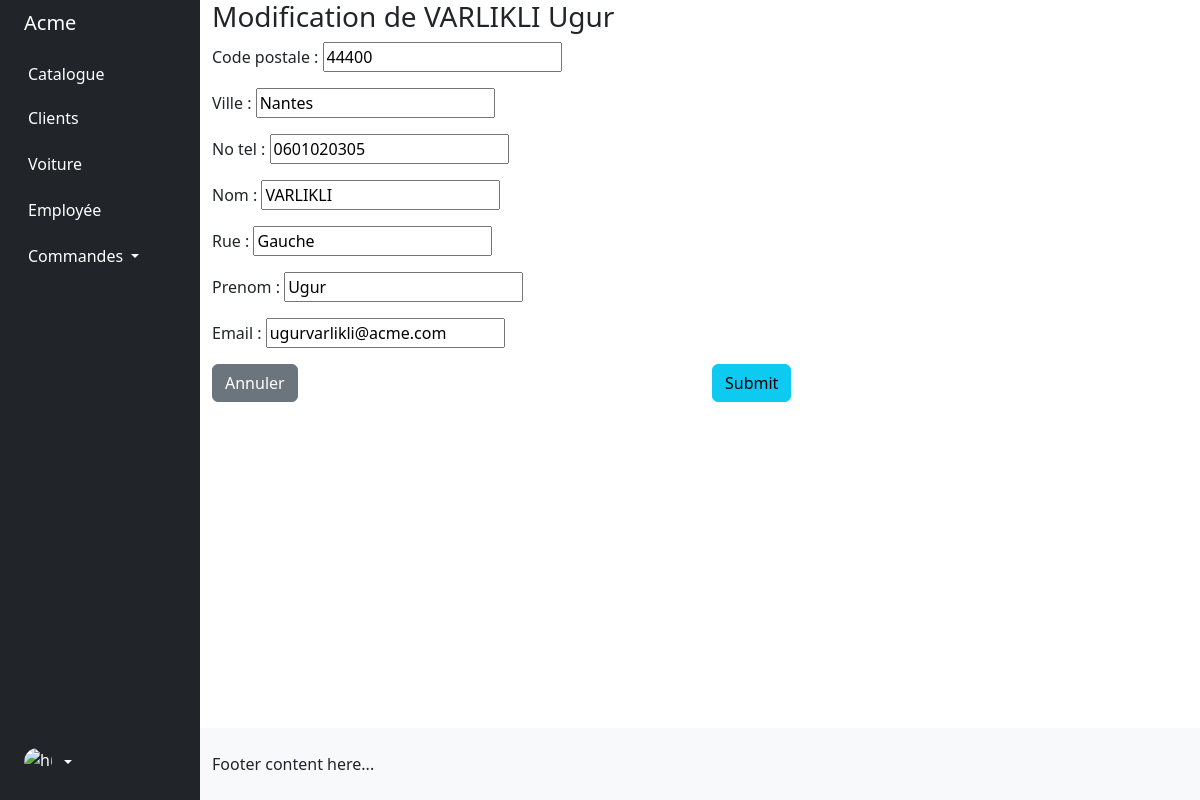
Page /crm_acme/clients/update/1 on the committed database.
### bdd/models/Client.py (models this page shows, shortened)
class Client(models.Model):
    date_mise_a_jour = models.DateField(verbose_name="Date de mise à jour", auto_now=True)
    nom = models.CharField(max_length=56)
    prenom = models.CharField(max_length=56)
    email = models.EmailField(max_length=56, unique=True)
    no_tel_regex=RegexValidator(
        regex="[0-9]{10}", message="veuillez entrer un numéro de téléphone valide."
    )
    no_tel = models.CharField(validators=[no_tel_regex], max_length=10)
    rue = models.CharField(max_length=56)
    ville = models.CharField(max_length=56)
    code_postale_regex = RegexValidator(
        regex="[0-9]*$", message="veuillez entrer un code postal valide."
    )
    code_postale = models.CharField(max_length=56)
    date_inscription = models.DateField(verbose_name="Date d'inscription", auto_now_add=True)

### bdd/views/client.py (the view, shortened to what this page needs)
# urls.py: path('clients/update/<int:pk>', client.UpdateClient.as_view(), name="update_client"),
class UpdateClient(UpdateView, LoginRequiredMixin):
    model = Client
    form_class = ClientForm
    template_name = "client/client_form.html"

### bdd/forms/client.py
class ClientForm(ModelForm):
    class Meta:
        model = Client
        fields = {"nom", "prenom", "email", "no_tel", "ville", "rue", "code_postale"}

### bdd/Templates/client/client_form.html (shortened to what this page needs)
{% extends 'base.html' %}
{% block content %}
{% if object %}
<h3>Modification de {{ client.nom }} {{ client.prenom }}</h3>
{% else %}
<h3> Créer un client </h3>
{% endif %}
<form method="post" action="">
    {{ form.as_p }}
    <div class="row">
        <div class="col">
            {% if object %}
            <a href="{% url 'client_detail' object.id %}" class="btn btn-secondary">Annuler</a>
            {% else %}
            <a href="{% url 'clients' %}" class="btn btn-secondary">Annuler</a>
            {% endif %}
        </div>
        <div class="col">
            <input class="btn btn-info" type="submit"/>
        </div>
    </div>
</form>
{% endblock %}

### rows in the picture
Client: code_postale "44400", ville "Nantes", no_tel "0601020305", nom "VARLIKLI", rue "Gauche", prenom "Ugur", email "ugurvarlikli@acme.com"
